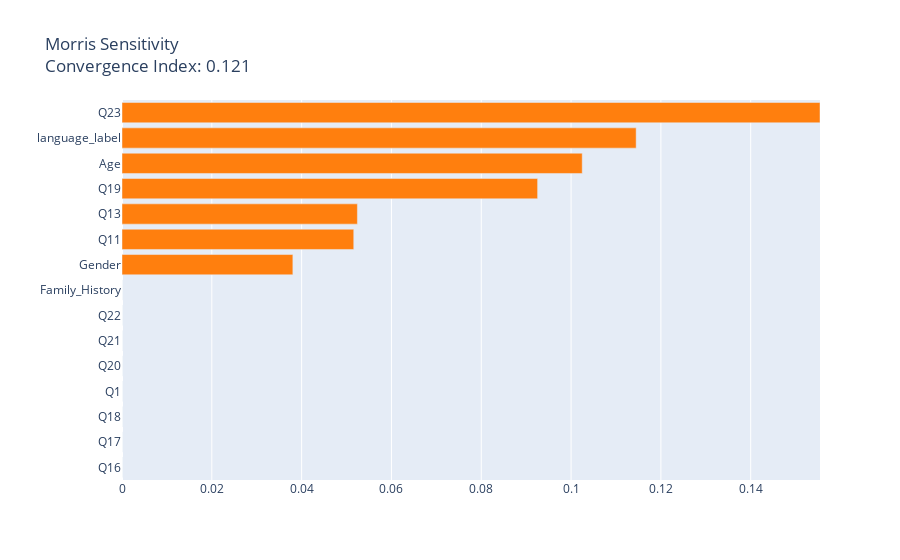

Notebook source saved alongside this figure:
### Markdown cell above
<h2>4. Visualization</h2>

### Code cell
# SHAP 결과
interpret_model(tuned_xgboost, plot = 'summary')
interpret_model(tuned_xgboost, plot = 'msa')

### Figure 1 — Plotly figure (JSON) as saved in the notebook; plotly's stock layout.template omitted (floating-point values rounded to 4 significant figures)
{"data": [{"marker": {"color": ["#1f77b4", "#1f77b4", "#1f77b4", "#1f77b4", "#1f77b4", "#1f77b4", "#1f77b4", "#1f77b4", "#ff7f0e", "#ff7f0e", "#ff7f0e", "#ff7f0e", "#ff7f0e", "#ff7f0e", "#ff7f0e"]}, "orientation": "h", "type": "bar", "x": [0, 0, 0, 0, 0, 0, 0, 0, 0.03805, 0.05161, 0.05242, 0.09255, 0.1025, 0.1145, 0.1554], "y": ["Q16", "Q17", "Q18", "Q1", "Q20", "Q21", "Q22", "Family_History", "Gender", "Q11", "Q13", "Q19", "Age", "language_label", "Q23"]}], "layout": {"title": {"text": "Morris Sensitivity<br>Convergence Index: 0.121"}, "xaxis": {"range": [0, 0.1554], "title": {"text": ""}}, "yaxis": {"automargin": true, "dtick": 1, "title": {"text": ""}}}}
